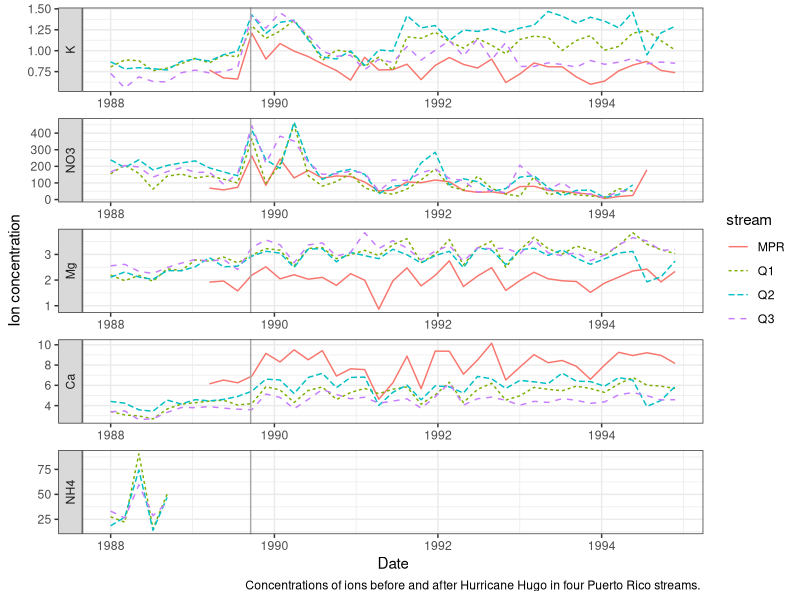

The R source for this figure:
## ---- chunk 1
#| output: false
# load package
library(tidyverse)
## ---- chunk 2
# load cleaned data 
streams_pivot <- read_csv("../output/output.csv")
## ---- chunk 3
# reorder the ions to match figure 3
streams_pivot$ion <- factor(
  streams_pivot$ion,
  levels = c("K", "NO3", "Mg", "Ca", "NH4")
)
## ---- chunk 4
# plot
fig3 <- ggplot(
  streams_pivot,
  mapping = aes(
    x = window_start,
    y = mean_concentration,
    color = stream,
    linetype = stream
  )
  ) +
  geom_line() +
  facet_wrap(~ion, scales = "free", ncol = 1, strip.position = "left" ) +
  labs(
    x = "Date",
    y = "Ion concentration",
    caption = "Concentrations of ions before and after Hurricane Hugo in four Puerto Rico streams. "
    ) +
  geom_vline(xintercept = ymd("1989-09-17"), color = "darkgrey") +
  theme_bw()
## ---- chunk 5
fig3
